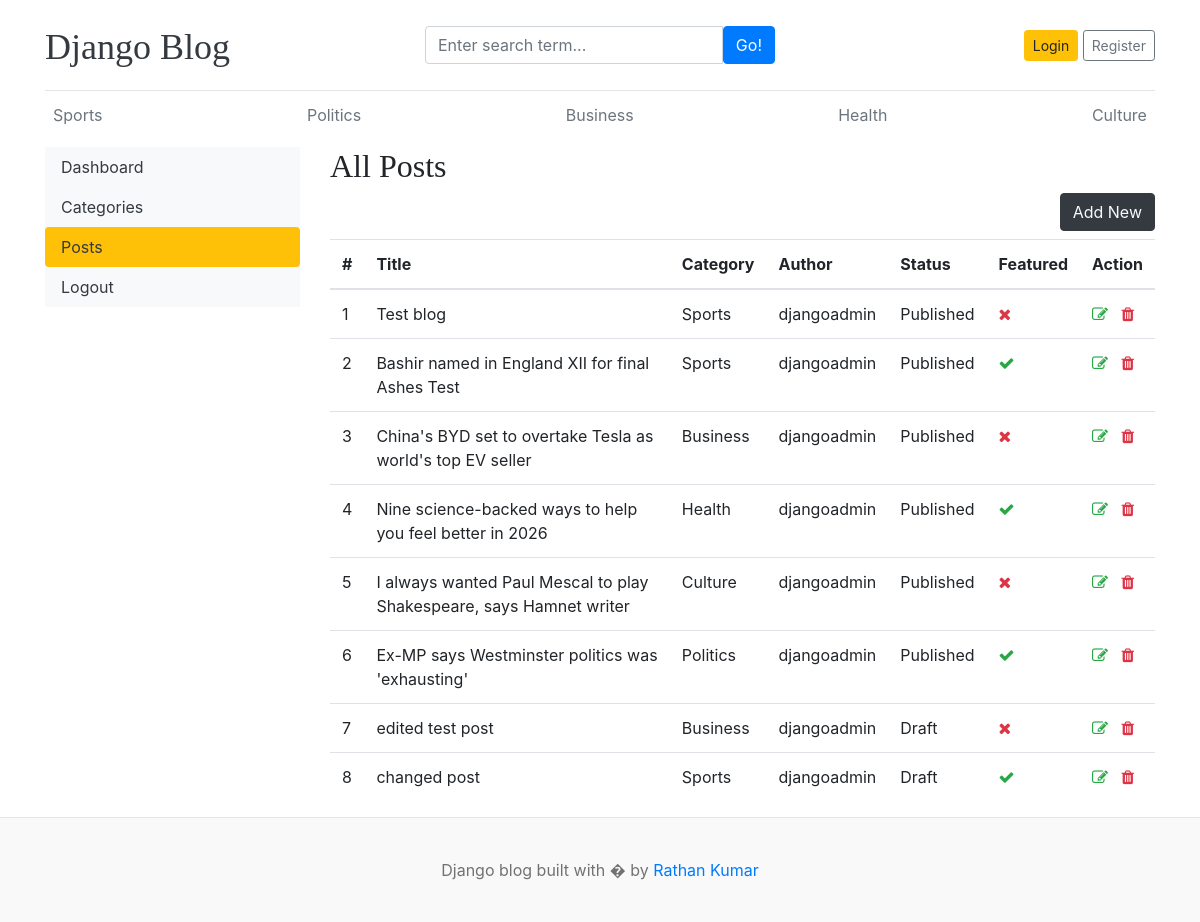
The app's page /dashboard/posts/ with its own data.
### blogs/models.py (models this page shows, shortened)
class Category(models.Model):
    category_name = models.CharField(max_length=50, unique=True)
    created_at = models.DateTimeField(auto_now_add=True)
    updated_at = models.DateTimeField(auto_now=True)
    class Meta:
        verbose_name_plural = 'Categories'
    def __str__(self):
        return self.category_name

class Blog(models.Model):
    title = models.CharField(max_length=100)
    slug = models.SlugField(max_length=150, unique=True)
    category = models.ForeignKey(Category, on_delete=models.CASCADE)
    author = models.ForeignKey(User, on_delete=models.CASCADE)
    featured_image = models.ImageField(upload_to = 'uploads/%Y/%m/%d')
    short_description = models.TextField(max_length=500)
    blog_body = models.TextField(max_length=2000)
    status = models.CharField(max_length=20, choices= STATUS_CHOICES, default="Draft")
    is_featured = models.BooleanField(default=False)
    created_at = models.DateTimeField(auto_now_add=True)
    updated_at = models.DateTimeField(auto_now=True)

### dashboards/views.py (the view)
# urls.py: path('posts/', views.posts, name='posts'),
def posts(request):
    posts = Blog.objects.all()
    context = {
        'posts': posts,
    }
    return render(request,'dashboard/posts.html',context)

### blogs/context_processors.py (called while the page is built)
def get_categories(request):
    categories = Category.objects.all()
    return dict(categories = categories)

def get_follow_us(request):
    follow_us = FollowUs.objects.all()
    return dict(follow_us = follow_us)

### templates/dashboard/posts.html (shortened to what this page needs)
{% extends 'base.html' %}
{% block content %}
    <div class="row">
        {% include 'dashboard/sidebar.html' %}
        <div class="col-md-9">
            <h2>All Posts</h2>
            <a href="{% url 'add_post' %}" class="btn btn-dark text-light float-right mb-2">Add New</a>
            <table class="table table-hover">
              <thead>
                <tr>
                  <th>#</th>
                  <th>Title</th>
                    <th>Category</th>
                    <th>Author</th>
                    <th>Status</th>
                    <th>Featured</th>
                  <th>Action</th>
                </tr>
              </thead>
              <tbody>
              {% for post in posts %}
                <tr>
                  <td>{{ forloop.counter }}</td>
                  <td>{{ post.title }}</td>
                  <td>{{ post.category }}</td>
                  <td>{{ post.author }}</td>
                    <td>{{ post.status }}</td>
                    <td>{% if post.is_featured %}<i class="fa fa-check text-success"></i>{% else %}<i class="fa fa-times text-danger"></i>{% endif %}</td>
                  <td>
                      <a href="{% url 'edit_post' post.id %}"><i class="fa fa-edit text-success"></i></a>
                      <a href="{% url 'delete_post' post.id %}"><i class="fa fa-trash text-danger"></i></a>
                  </td>
                </tr>
              {% endfor %}
              </tbody>
            </table>
        </div>
    </div>
{% endblock %}

### templates/base.html (shortened to what this page needs)
<!DOCTYPE html>
{% load static %}
<html lang="en">
<head>
    <link href="https://getbootstrap.com/docs/4.0/dist/css/bootstrap.min.css" rel="stylesheet">
    <link href="{% static 'css/blog.css' %}" rel="stylesheet">
    <link rel="stylesheet" href="https://cdnjs.cloudflare.com/ajax/libs/font-awesome/4.7.0/css/font-awesome.min.css">
  </head>
<body>
    <div class="container">
      <header class="blog-header py-3">
        <div class="row flex-nowrap justify-content-between align-items-center">
          <div class="col-4 pt-1">
            <a class="blog-header-logo text-dark" href="/">Django Blog</a>
          </div>
            <div class="col-4">
                <form action="{% url 'search' %}" method="GET">
                    <div class="input-group">
                        <input class="form-control" type="text" name="keyword" value="{{ keyword }}" placeholder="Enter search term..." aria-label="Enter search term..." aria-describedby="button-search" />
                        <button type="submit" class="btn btn-primary" id="button-search" >Go!</button>
                    </div>
                </form>
            </div>
          <div class="col-4 d-flex justify-content-end align-items-center">
              {% if not user.is_authenticated %}
            <a class="btn btn-sm btn-warning" href="{% url 'login' %}">Login</a> &nbsp;
            <a class="btn btn-sm btn-outline-secondary" href="{% url 'register' %}">Register</a>
              {% else %}
              <span><a href="{% url 'dashboard' %}">Dashboard</a></span>
              &emsp;
              <span><a href="{% url 'logout' %}">Log out</a> </span>
              {% endif %}
          </div>
        </div>
      </header>
      <div class="nav-scroller py-1 mb-2">
        <nav class="nav d-flex justify-content-between">
            {% for cat in categories %}
                <a class="p-2 text-muted" href="{% url 'posts_by_category' cat.id %}">{{ cat.category_name }}</a>
            {% endfor %}
        </nav>
      </div>
        {% block content %}
        {% endblock %}
    </div>
    <footer class="blog-footer">
      <p>Django blog built with � by <a href="#">Rathan Kumar</a></p>
    </footer>
</body>
</html>

### blog_main/static/css/blog.css (style rules this page uses)
.blog-header { border-bottom: 1px solid #e5e5e5; }
.blog-header-logo { font-family: "Playfair Display", Georgia, "Times New Roman", serif; font-size: 2.25rem; }
h1, h2, h3, h4, h5, h6 { font-family: "Playfair Display", Georgia, "Times New Roman", serif; }
.blog-footer { padding: 2.5rem 0; color: #727272; text-align: center; background-color: #f9f9f9; border-top: .05rem solid #e5e5e5; }
.blog-footer p:last-child { margin-bottom: 0; }

### records on screen
Category: category_name "Sports"
Category: category_name "Politics"
Category: category_name "Business"
Category: category_name "Health"
Category: category_name "Culture"
Blog: title "Test blog", category "Sports", author "djangoadmin", status "Published", is_featured False (drawn)
Blog: title "Bashir named in England XII for final Ashes Test", category "Sports", author "djangoadmin", status "Published", is_featured True (drawn)
Blog: title "China's BYD set to overtake Tesla as world's top EV seller", category "Business", author "djangoadmin", status "Published", is_featured False (drawn)
Blog: title "Nine science-backed ways to help you feel better in 2026", category "Health", author "djangoadmin", status "Published", is_featured True (drawn)
Blog: title "I always wanted Paul Mescal to play Shakespeare, says Hamnet writer", category "Culture", author "djangoadmin", status "Published", is_featured False (drawn)
Blog: title "Ex-MP says Westminster politics was 'exhausting'", category "Politics", author "djangoadmin", status "Published", is_featured True (drawn)
Blog: title "edited test post", category "Business", author "djangoadmin", status "Draft", is_featured False (drawn)
Blog: title "changed post", category "Sports", author "djangoadmin", status "Draft", is_featured True (drawn)
